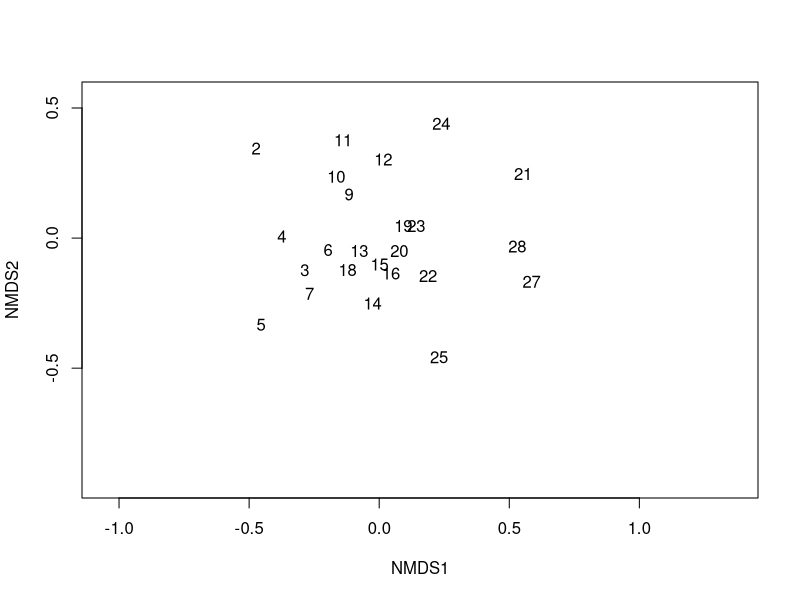
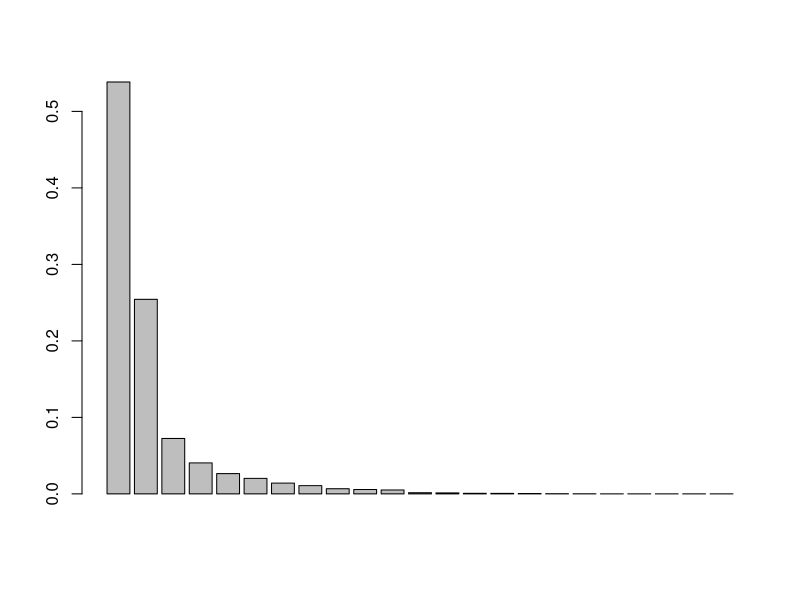
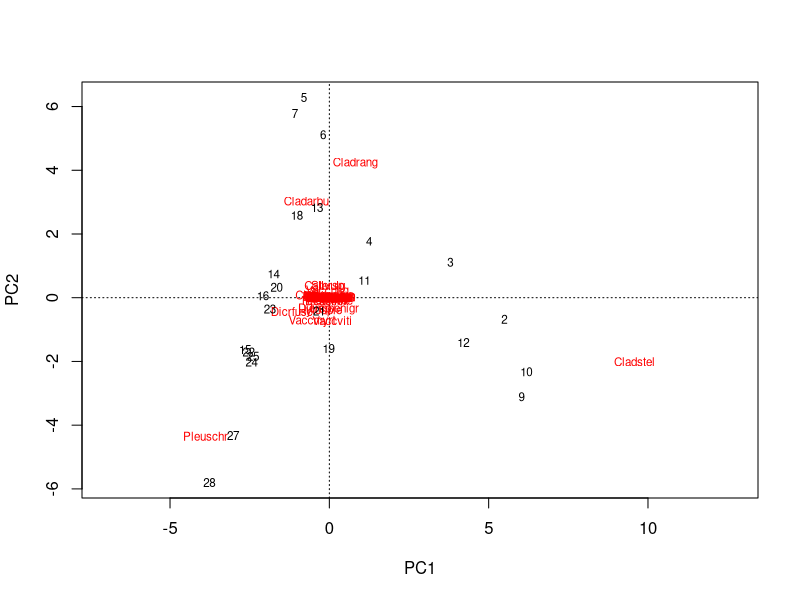
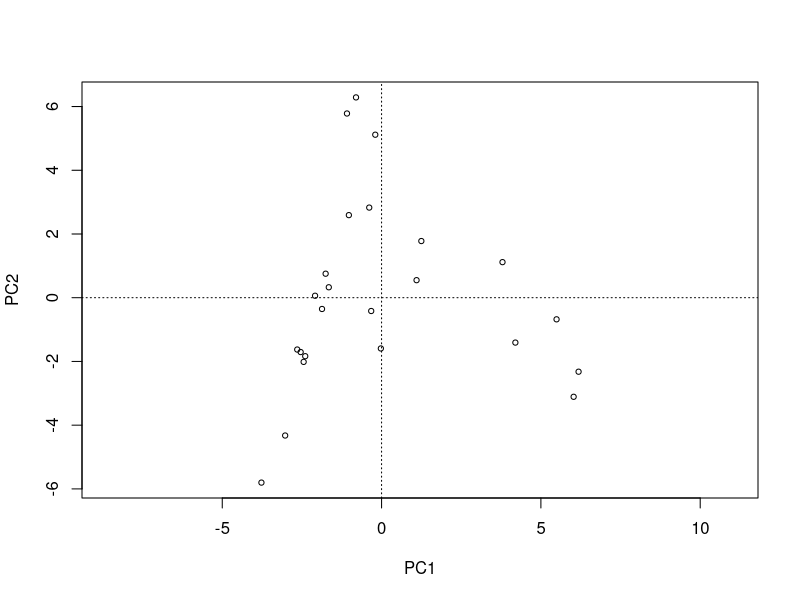
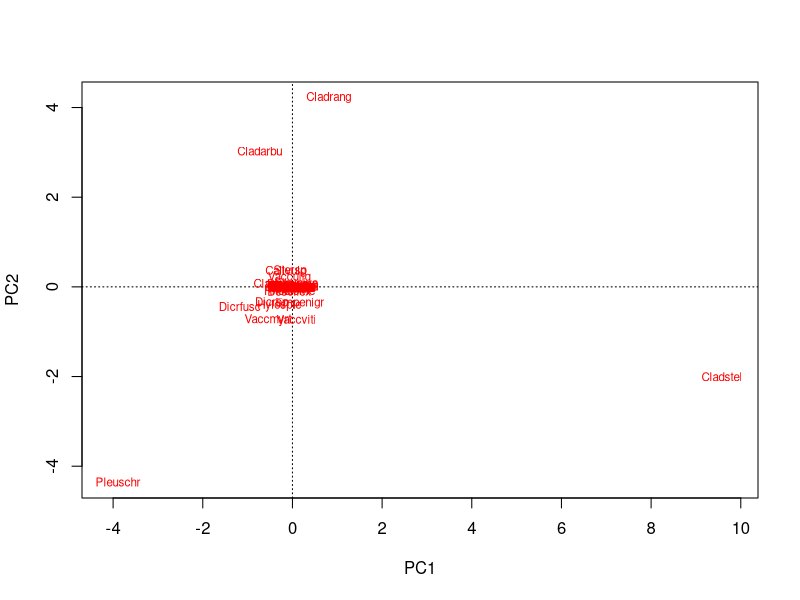

The R script that drew these images, in order:
# Ordination
# By: Elin Swank
# Date: 10/27/2023
# Coding Club Tutorial
################################################################################

# Set the working directory (if you didn`t do this already)
# setwd("your_filepath")

# Install and load the following packages
install.packages("vegan")
install.packages("ape")
install.packages("dplyr")

library(vegan)
library(ape)
library(dplyr)

# Load the community dataset which we`ll use in the examples today
data(varespec)

# Open the dataset and look if you can find any patterns
View(varespec)
# It is probably very difficult to see any patterns by just looking at the data frame!

# With this command, you`ll perform a NMDS and plot the results
varespec %>%
  metaMDS(trace = F) %>%
  ordiplot(type = "none") %>%
  text("sites")

PCA <- rda(varespec, scale = FALSE)
# Use scale = TRUE if your variables are on different scales (e.g. for abiotic variables).
# Here, all species are measured on the same scale 
# So use scale = FALSE

# Now plot a bar plot of relative eigenvalues. This is the percentage variance explained by each axis
barplot(as.vector(PCA$CA$eig)/sum(PCA$CA$eig)) 
# How much of the variance in our dataset is explained by the first principal component?

# Calculate the percent of variance explained by first two axes
sum((as.vector(PCA$CA$eig)/sum(PCA$CA$eig))[1:2]) # 79%, this is ok.
# Also try to do it for the first three axes
sum((as.vector(PCA$CA$eig)/sum(PCA$CA$eig))[1:3]) # 79%, this is ok.


# Now, we`ll plot our results with the plot function
plot(PCA)
plot(PCA, display = "sites", type = "points")
plot(PCA, display = "species", type = "text")
